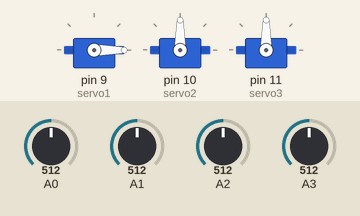
The sketch below on a simulated Arduino Uno, built with avr-gcc and run on an emulated ATmega328P. On the bench: 3 × servo. Inputs (shaded band) come from the test bench; at power-on: A1 = 512, A2 = 512, A0 = 512, A3 = 512.

Above: at 1.2 s.
1.3 s: A1 set to 716
At 1.8 s:
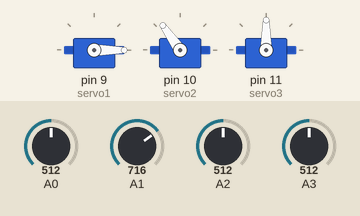
2.8 s: A2 set to 716
At 4.0 s:
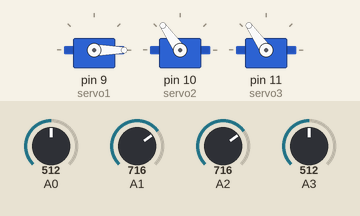
4.3 s: A1 set to 992
At 5.4 s:
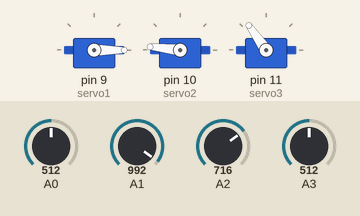
5.8 s: A2 set to 992
At 6.6 s:
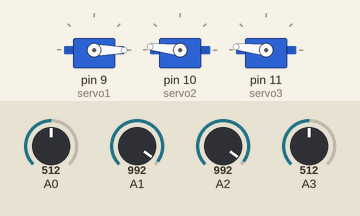
7.3 s: A1 set to 306
At 7.8 s:
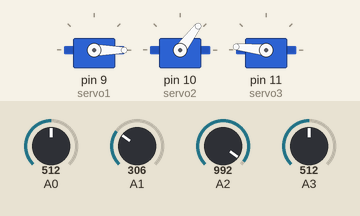
8.8 s: A2 set to 306
At 10.1 s:
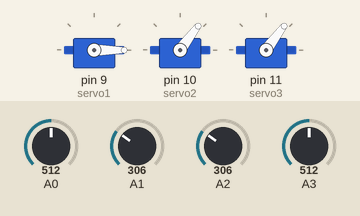
Timing chart, 0 to 11.3 s (numbered marks = the images above; inputs shaded):
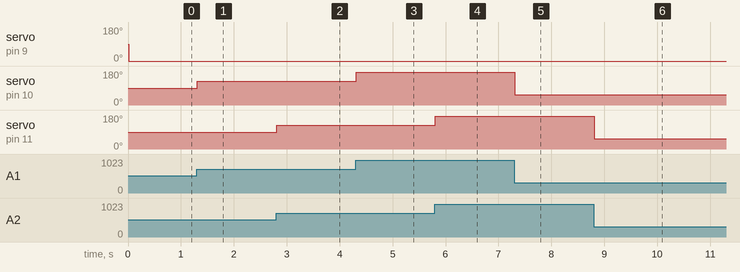

The sketch:

servos.ino
```cpp
#include <Servo.h>

Servo servo1;
Servo servo2;
Servo servo3;
Servo servo4;

  uint16_t trottle_0;
  uint16_t turn_0;
  uint16_t front_0;
  uint16_t right_0;
  uint16_t trottle_cur;

int val;

void setup()
{
  servo1.attach(9);
  servo2.attach(10);
  servo3.attach(11);

  delay(10);
  trottle_0 = analogRead(A0);
  turn_0 = analogRead(A1);
  front_0 = analogRead(A2);
  right_0 = analogRead(A3);
}


void loop()
{
  uint16_t trottle = analogRead(A0);
  uint16_t turn = analogRead(A1);
  uint16_t front = analogRead(A2);
  uint16_t right = analogRead(A3);

  trottle = map(trottle, 0, 1023, 0, 180);
  servo1.write(val);

  turn = map(turn, 0, 1023, 0, 180);
  servo2.write(turn);

  front = map(front, 0, 1023, 0, 180);
  servo3.write(front);

  delay(15);
}
```

Measured:
- after the input at 1.3 s, servo on pin 10 (servo2): 90° → 125° at once
- after the input at 2.8 s, servo on pin 11 (servo3): 90° → 125° at once
- after the input at 4.3 s, servo on pin 10 (servo2): 125° → 174° at once
- after the input at 5.8 s, servo on pin 11 (servo3): 125° → 174° at once
- after the input at 7.3 s, servo on pin 10 (servo2): 174° → 53° at once
- after the input at 8.8 s, servo on pin 11 (servo3): 174° → 53° at once
